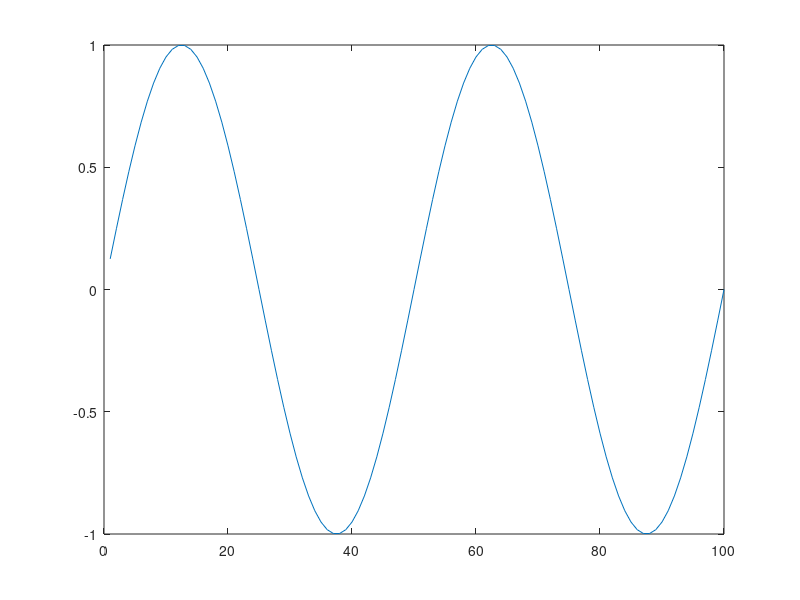

This chart was generated by the following MATLAB code:
Y=zeros(100,100);   %Assign 0 to a 100-by-100 matrix Y 
X=1:100;            %Assign a sequence of numbers from 1 to 100 to vector X
for T=1:100         %Calculate the value of Y by increasing T from 1 to 100
    Y(:,T)=sin(4*pi/100*X+2*pi/100*T);%Compute the value of vector Y(:,T) at time T
end                 %Return to line 3
for T=1:100         %Display animation by incrementing T from 1 to 100
    plot(X,Y(:,T)); %plot X as horizontal axis and Y as vertical axis at time T
    pause(0.1);     %Wait 0.1 seconds
end                 %Return to line 6